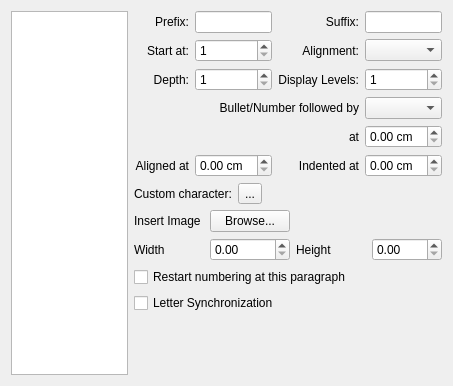
<?xml version="1.0" encoding="UTF-8"?>
<ui version="4.0">
 <class>ParagraphBulletsNumbersTab</class>
 <widget class="QWidget" name="ParagraphBulletsNumbersTab">
  <property name="geometry">
   <rect>
    <x>0</x>
    <y>0</y>
    <width>453</width>
    <height>386</height>
   </rect>
  </property>
  <layout class="QGridLayout">
   <item row="0" column="0">
    <widget class="QListWidget" name="listTypes"/>
   </item>
   <item row="0" column="1">
    <widget class="QWidget" name="listPropertiesPane" native="true">
     <layout class="QGridLayout">
      <property name="margin">
       <number>0</number>
      </property>
      <item row="0" column="0" colspan="3">
       <layout class="QGridLayout">
        <item row="0" column="3">
         <widget class="QLineEdit" name="suffix"/>
        </item>
        <item row="1" column="0">
         <widget class="QLabel" name="label_2">
          <property name="text">
           <string>Start at:</string>
          </property>
          <property name="alignment">
           <set>Qt::AlignRight|Qt::AlignTrailing|Qt::AlignVCenter</set>
          </property>
          <property name="buddy">
           <cstring>startValue</cstring>
          </property>
         </widget>
        </item>
        <item row="1" column="1">
         <widget class="ListsSpinBox" name="startValue">
          <property name="minimum">
           <number>1</number>
          </property>
          <property name="maximum">
           <number>9999</number>
          </property>
          <property name="value">
           <number>1</number>
          </property>
         </widget>
        </item>
        <item row="1" column="2">
         <widget class="QLabel" name="label_6">
          <property name="text">
           <string>Alignment:</string>
          </property>
          <property name="alignment">
           <set>Qt::AlignRight|Qt::AlignTrailing|Qt::AlignVCenter</set>
          </property>
          <property name="buddy">
           <cstring>alignment</cstring>
          </property>
         </widget>
        </item>
        <item row="0" column="0">
         <widget class="QLabel" name="label">
          <property name="text">
           <string>Prefix:</string>
          </property>
          <property name="alignment">
           <set>Qt::AlignRight|Qt::AlignTrailing|Qt::AlignVCenter</set>
          </property>
          <property name="buddy">
           <cstring>prefix</cstring>
          </property>
         </widget>
        </item>
        <item row="0" column="1">
         <widget class="QLineEdit" name="prefix"/>
        </item>
        <item row="0" column="2">
         <widget class="QLabel" name="label_5">
          <property name="text">
           <string>Suffix:</string>
          </property>
          <property name="alignment">
           <set>Qt::AlignRight|Qt::AlignTrailing|Qt::AlignVCenter</set>
          </property>
          <property name="buddy">
           <cstring>suffix</cstring>
          </property>
         </widget>
        </item>
        <item row="3" column="3">
         <widget class="QComboBox" name="labelFollowedBy"/>
        </item>
        <item row="1" column="3">
         <widget class="QComboBox" name="alignment"/>
        </item>
        <item row="2" column="0">
         <widget class="QLabel" name="label_3">
          <property name="text">
           <string>Depth:</string>
          </property>
          <property name="alignment">
           <set>Qt::AlignRight|Qt::AlignTrailing|Qt::AlignVCenter</set>
          </property>
          <property name="buddy">
           <cstring>depth</cstring>
          </property>
         </widget>
        </item>
        <item row="2" column="1">
         <widget class="QSpinBox" name="depth">
          <property name="minimum">
           <number>1</number>
          </property>
          <property name="maximum">
           <number>10</number>
          </property>
         </widget>
        </item>
        <item row="2" column="2">
         <widget class="QLabel" name="label_7">
          <property name="text">
           <string>Display Levels:</string>
          </property>
          <property name="alignment">
           <set>Qt::AlignRight|Qt::AlignTrailing|Qt::AlignVCenter</set>
          </property>
          <property name="buddy">
           <cstring>levels</cstring>
          </property>
         </widget>
        </item>
        <item row="2" column="3">
         <widget class="QSpinBox" name="levels">
          <property name="minimum">
           <number>1</number>
          </property>
         </widget>
        </item>
        <item row="3" column="0" colspan="3">
         <widget class="QLabel" name="label_8">
          <property name="text">
           <string>Bullet/Number followed by</string>
          </property>
          <property name="alignment">
           <set>Qt::AlignRight|Qt::AlignTrailing|Qt::AlignVCenter</set>
          </property>
         </widget>
        </item>
        <item row="4" column="3">
         <widget class="QDoubleSpinBox" name="doubleSpinBox">
          <property name="suffix">
           <string> cm</string>
          </property>
         </widget>
        </item>
        <item row="4" column="2">
         <widget class="QLabel" name="label_9">
          <property name="text">
           <string>at</string>
          </property>
          <property name="alignment">
           <set>Qt::AlignRight|Qt::AlignTrailing|Qt::AlignVCenter</set>
          </property>
         </widget>
        </item>
        <item row="5" column="1">
         <widget class="QDoubleSpinBox" name="doubleSpinBox_2">
          <property name="suffix">
           <string> cm</string>
          </property>
         </widget>
        </item>
        <item row="5" column="0">
         <widget class="QLabel" name="label_10">
          <property name="text">
           <string>Aligned at</string>
          </property>
          <property name="alignment">
           <set>Qt::AlignRight|Qt::AlignTrailing|Qt::AlignVCenter</set>
          </property>
         </widget>
        </item>
        <item row="5" column="3">
         <widget class="QDoubleSpinBox" name="doubleSpinBox_3">
          <property name="suffix">
           <string> cm</string>
          </property>
         </widget>
        </item>
        <item row="5" column="2">
         <widget class="QLabel" name="label_11">
          <property name="text">
           <string>Indented at</string>
          </property>
          <property name="alignment">
           <set>Qt::AlignRight|Qt::AlignTrailing|Qt::AlignVCenter</set>
          </property>
         </widget>
        </item>
       </layout>
      </item>
      <item row="1" column="0">
       <widget class="QLabel" name="label_4">
        <property name="text">
         <string>Custom character:</string>
        </property>
        <property name="buddy">
         <cstring>customCharacter</cstring>
        </property>
       </widget>
      </item>
      <item row="1" column="1">
       <widget class="QToolButton" name="customCharacter">
        <property name="text">
         <string>...</string>
        </property>
       </widget>
      </item>
      <item row="1" column="2">
       <spacer>
        <property name="orientation">
         <enum>Qt::Horizontal</enum>
        </property>
        <property name="sizeHint" stdset="0">
         <size>
          <width>251</width>
          <height>20</height>
         </size>
        </property>
       </spacer>
      </item>
      <item row="13" column="0" colspan="3">
       <widget class="QCheckBox" name="restartNumbering">
        <property name="text">
         <string>Restart numbering at this paragraph</string>
        </property>
       </widget>
      </item>
      <item row="14" column="0" colspan="3">
       <widget class="QCheckBox" name="letterSynchronization">
        <property name="text">
         <string>Letter Synchronization</string>
        </property>
       </widget>
      </item>
      <item row="3" column="0" colspan="3">
       <layout class="QGridLayout" name="gridLayout">
        <item row="1" column="0">
         <widget class="QLabel" name="widthLabel">
          <property name="text">
           <string>Width</string>
          </property>
         </widget>
        </item>
        <item row="0" column="0">
         <widget class="QLabel" name="insertImageLabel">
          <property name="text">
           <string>Insert Image</string>
          </property>
         </widget>
        </item>
        <item row="1" column="1">
         <widget class="QDoubleSpinBox" name="imageWidth"/>
        </item>
        <item row="1" column="2">
         <widget class="QLabel" name="heightLabel">
          <property name="text">
           <string>Height</string>
          </property>
         </widget>
        </item>
        <item row="1" column="3">
         <widget class="QDoubleSpinBox" name="imageHeight"/>
        </item>
        <item row="0" column="1">
         <widget class="QPushButton" name="insertImage">
          <property name="text">
           <string>Browse...</string>
          </property>
         </widget>
        </item>
       </layout>
      </item>
      <item row="15" column="0" colspan="3">
       <spacer name="verticalSpacer">
        <property name="orientation">
         <enum>Qt::Vertical</enum>
        </property>
        <property name="sizeHint" stdset="0">
         <size>
          <width>20</width>
          <height>40</height>
         </size>
        </property>
       </spacer>
      </item>
     </layout>
    </widget>
   </item>
  </layout>
 </widget>
 <customwidgets>
  <customwidget>
   <class>ListsSpinBox</class>
   <extends>QSpinBox</extends>
   <header>dialogs/ListsSpinBox.h</header>
  </customwidget>
 </customwidgets>
 <resources/>
 <connections/>
</ui>
